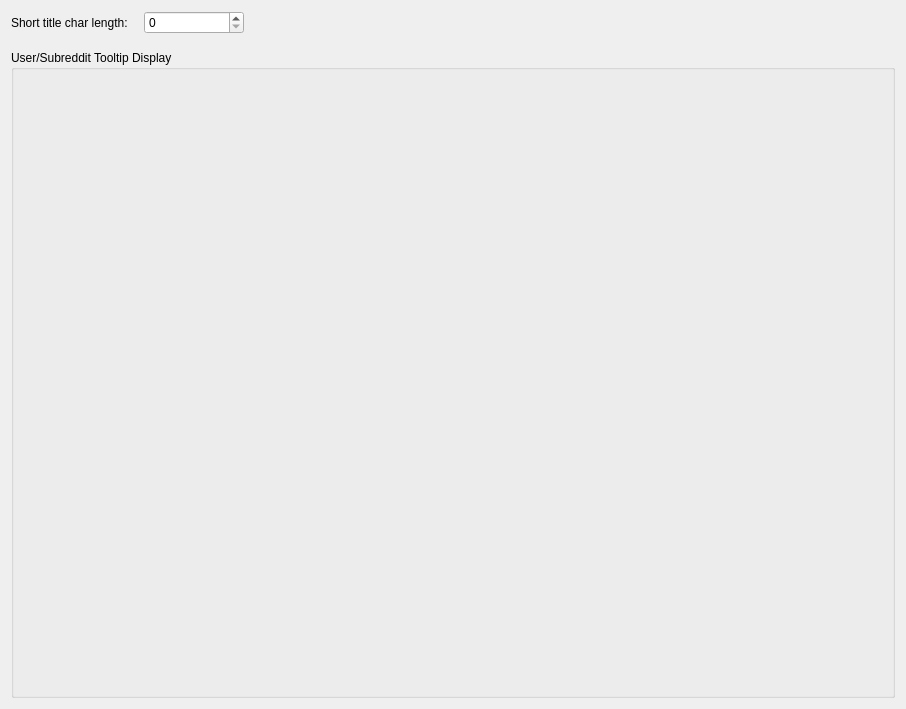
<?xml version="1.0" encoding="UTF-8"?>
<ui version="4.0">
 <class>DispalySettingsWidget</class>
 <widget class="QWidget" name="DispalySettingsWidget">
  <property name="geometry">
   <rect>
    <x>0</x>
    <y>0</y>
    <width>906</width>
    <height>709</height>
   </rect>
  </property>
  <property name="windowTitle">
   <string>Display Settings</string>
  </property>
  <layout class="QVBoxLayout" name="verticalLayout">
   <property name="spacing">
    <number>16</number>
   </property>
   <item>
    <layout class="QFormLayout" name="formLayout">
     <property name="verticalSpacing">
      <number>12</number>
     </property>
     <item row="0" column="0">
      <widget class="QLabel" name="label">
       <property name="toolTip">
        <string>&lt;html&gt;&lt;head/&gt;&lt;body&gt;&lt;p&gt;In most displays titles are shortened in order to display better. This dictates how many characters titles will be shortened to (set to &amp;quot;0&amp;quot; if you don't want titles shortened)&lt;/p&gt;&lt;/body&gt;&lt;/html&gt;</string>
       </property>
       <property name="text">
        <string>Short title char length:</string>
       </property>
      </widget>
     </item>
     <item row="0" column="1">
      <layout class="QHBoxLayout" name="horizontalLayout">
       <item>
        <widget class="QSpinBox" name="short_title_length_spin_box">
         <property name="minimumSize">
          <size>
           <width>100</width>
           <height>0</height>
          </size>
         </property>
        </widget>
       </item>
       <item>
        <spacer name="horizontalSpacer">
         <property name="orientation">
          <enum>Qt::Horizontal</enum>
         </property>
         <property name="sizeHint" stdset="0">
          <size>
           <width>40</width>
           <height>20</height>
          </size>
         </property>
        </spacer>
       </item>
      </layout>
     </item>
    </layout>
   </item>
   <item>
    <widget class="QGroupBox" name="tooltip_groupbox">
     <property name="sizePolicy">
      <sizepolicy hsizetype="Preferred" vsizetype="Expanding">
       <horstretch>0</horstretch>
       <verstretch>0</verstretch>
      </sizepolicy>
     </property>
     <property name="title">
      <string>User/Subreddit Tooltip Display</string>
     </property>
     <layout class="QGridLayout" name="gridLayout_2"/>
    </widget>
   </item>
  </layout>
 </widget>
 <resources/>
 <connections/>
</ui>
